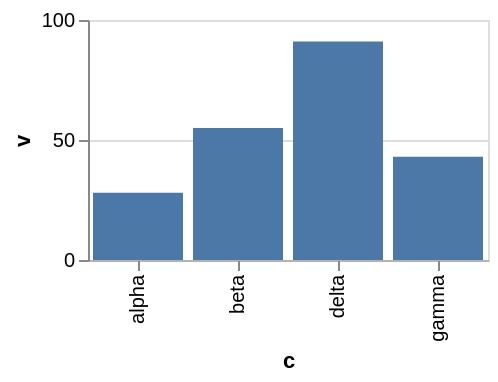

Describe this chart as a Vega-Lite specification.
### Vega-Lite specification from a JSON file in a GitHub repository (floating-point values rounded to 4 significant figures)
{"$schema": "https://vega.github.io/schema/vega-lite/v6.json", "width": 200, "height": 120, "data": {"values": [{"c": "alpha", "v": 28, "w": 3, "t": "2024-01-07"}, {"c": "beta", "v": 55, "w": 7, "t": "2024-03-19"}, {"c": "gamma", "v": 43, "w": 5, "t": "2024-06-02"}, {"c": "delta", "v": 91, "w": 9, "t": "2024-09-11"}]}, "mark": "bar", "encoding": {"x": {"field": "c", "type": "nominal", "axis": {"domainWidth": 0.5}}, "y": {"field": "v", "type": "quantitative"}}}
